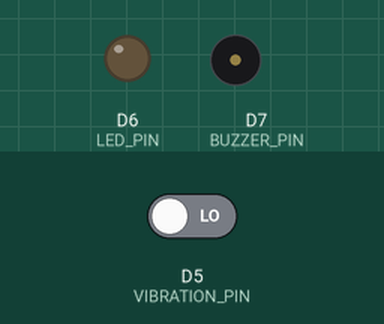
Recording of a sketch running on a simulated ESP8266 (NodeMCU). Shown: output pins drawn as LEDs (lit = HIGH), buzzer (waves = sounding, pin HIGH). The test bench sets the inputs (shaded band); at power-on: D5 (VIBRATION_PIN) LOW. WiFi joins after 1.5 s; servers stay silent unless stated.

Above: at 3.0 s.
3.1 s: D5 (VIBRATION_PIN) driven HIGH
At 3.5 s:
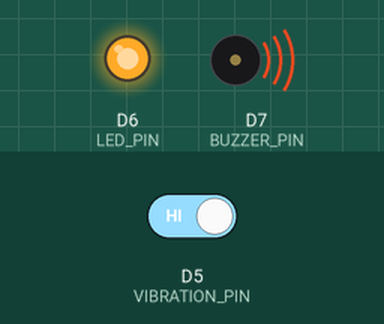
4.7 s: D5 (VIBRATION_PIN) driven LOW
At 5.9 s:
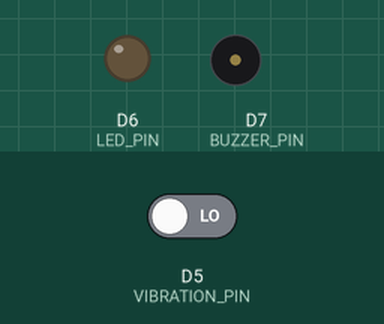
Timing chart, 0 to 7.7 s (numbered marks = the images above; inputs shaded):
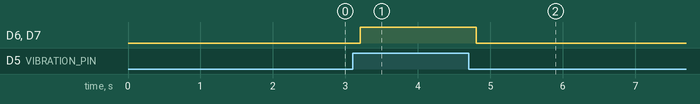

The sketch:

network_rack_tamper_blynk.ino
```cpp
#define BLYNK_TEMPLATE_ID "TMPL39DzPVbuT"
#define BLYNK_TEMPLATE_NAME "Network Rack Tamper Detection And Vibration Alert"
#define BLYNK_AUTH_TOKEN "jghwUtObY_hHoBNzKdjuzLBx7NNZfIZC"

#include <ESP8266WiFi.h>
#include <BlynkSimpleEsp8266.h>

// Wi-Fi details
char ssid[] = "Pinku";
char pass[] = "nopassword";

// Hardware pins
#define VIBRATION_PIN D5
#define LED_PIN D6
#define BUZZER_PIN D7

BlynkTimer timer;

// Keeps track of whether the current vibration
// has already generated a notification
bool tamperState = false;

void checkVibration()
{
  int vibration = digitalRead(VIBRATION_PIN);

  // ==========================================
  // TAMPER DETECTED
  // ==========================================
  if (vibration == HIGH)
  {
    // Physical red LED ON
    digitalWrite(LED_PIN, HIGH);

    // Buzzer ON
    digitalWrite(BUZZER_PIN, HIGH);

    // Update Blynk
    Blynk.virtualWrite(V0, "TAMPER DETECTED");
    Blynk.virtualWrite(V1, 1);
    Blynk.virtualWrite(V2, 1);

    // Send ONE notification for this incident
    if (tamperState == false)
    {
      Blynk.logEvent(
        "rack_tamper",
        "Network Rack Tampering Detected!"
      );

      tamperState = true;
    }
  }

  // ==========================================
  // SAFE
  // ==========================================
  else
  {
    // Physical red LED OFF
    digitalWrite(LED_PIN, LOW);

    // Buzzer OFF
    digitalWrite(BUZZER_PIN, LOW);

    // Update Blynk
    Blynk.virtualWrite(V0, "SAFE");
    Blynk.virtualWrite(V1, 0);
    Blynk.virtualWrite(V2, 0);

    // Ready for the next tampering incident
    tamperState = false;
  }
}

void setup()
{
  // Start Serial Monitor
  Serial.begin(115200);

  // Sensor
  pinMode(VIBRATION_PIN, INPUT);

  // LED
  pinMode(LED_PIN, OUTPUT);

  // Buzzer
  pinMode(BUZZER_PIN, OUTPUT);

  // Initially turn everything OFF
  digitalWrite(LED_PIN, LOW);
  digitalWrite(BUZZER_PIN, LOW);

  // Connect NodeMCU to Blynk through Wi-Fi
  Blynk.begin(BLYNK_AUTH_TOKEN, ssid, pass);

  // Check sensor every 200 milliseconds
  timer.setInterval(200L, checkVibration);
}

void loop()
{
  Blynk.run();
  timer.run();
}
```

Measured:
- after the input at 3.1 s, D6 (LED_PIN), D7 (BUZZER_PIN): LOW → HIGH after 0.10 s
- after the input at 4.7 s, D6 (LED_PIN), D7 (BUZZER_PIN): HIGH → LOW after 0.10 s
